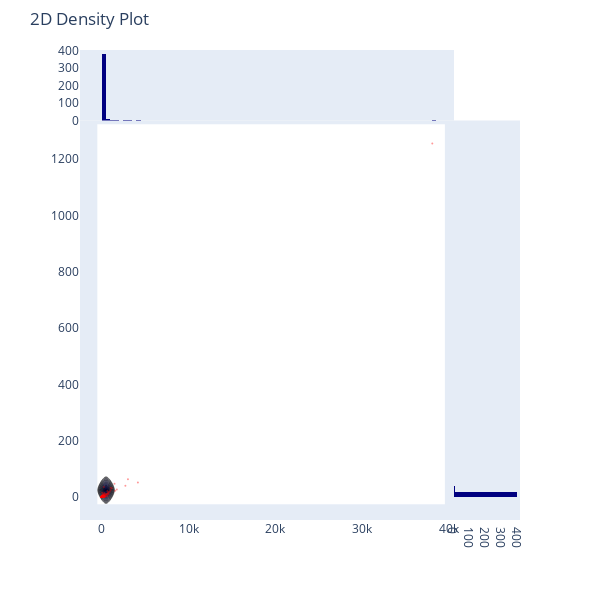

Notebook code for this chart:
### Code cell
x = df_max['casosAcumulado']
y = df_max['obitosAcumulado']


fig = ff.create_2d_density(x,y, colorscale = 'Earth', point_color='rgb(255,0,0)')

iplot(fig, filename = 'conour2d')

### Figure 1 — Plotly figure (JSON) as saved in the notebook; plotly's stock layout.template omitted (floating-point values rounded to 4 significant figures; data arrays with more than 128 entries replaced by an {"elided": "..."} marker saying what was removed)
{"data": [{"marker": {"color": "rgb(255, 0, 0)", "opacity": 0.4, "size": 2}, "mode": "markers", "name": "points", "type": "scatter", "x": {"elided": "404 int values"}, "y": {"elided": "404 int values"}}, {"colorscale": [[0, "rgb(0, 0, 130)"], [1, "rgb(255, 255, 255)"]], "name": "density", "ncontours": 20, "reversescale": true, "showscale": false, "type": "histogram2dcontour", "x": {"elided": "404 int values"}, "y": {"elided": "404 int values"}}, {"marker": {"color": "rgb(0, 0, 128)"}, "name": "x density", "type": "histogram", "x": {"elided": "404 int values"}, "yaxis": "y2"}, {"marker": {"color": "rgb(0, 0, 128)"}, "name": "y density", "type": "histogram", "xaxis": "x2", "y": {"elided": "404 int values"}}], "layout": {"autosize": false, "bargap": 0, "height": 600, "hovermode": "closest", "margin": {"t": 50}, "showlegend": false, "title": {"text": "2D Density Plot"}, "width": 600, "xaxis": {"domain": [0, 0.85], "showgrid": false, "zeroline": false}, "xaxis2": {"domain": [0.85, 1], "showgrid": false, "zeroline": false}, "yaxis": {"domain": [0, 0.85], "showgrid": false, "zeroline": false}, "yaxis2": {"domain": [0.85, 1], "showgrid": false, "zeroline": false}}}
